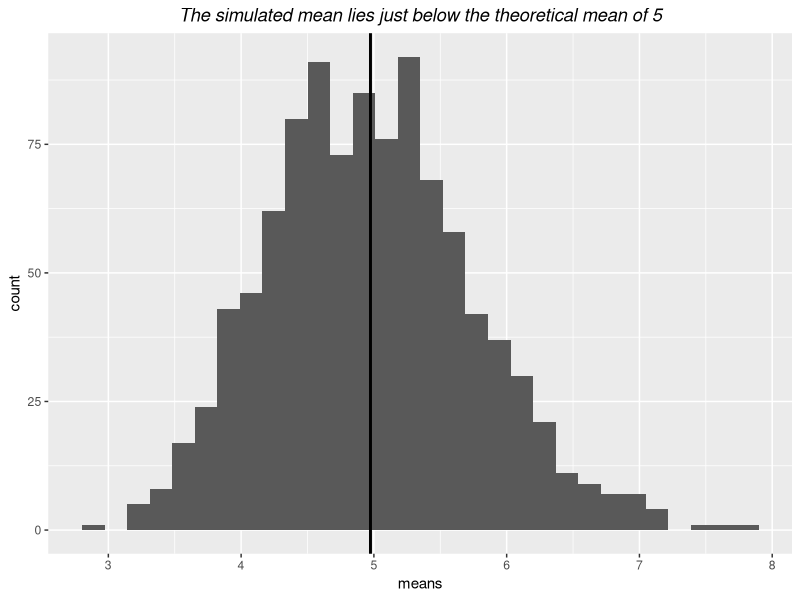
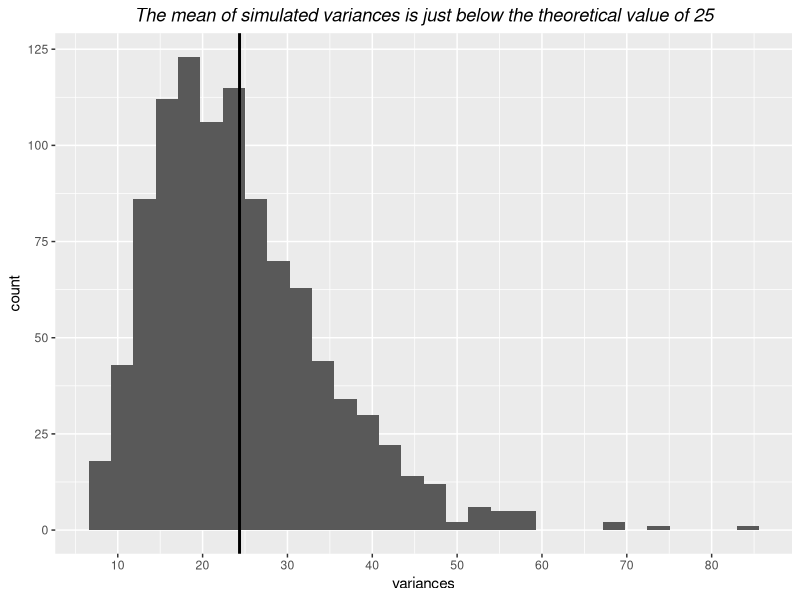
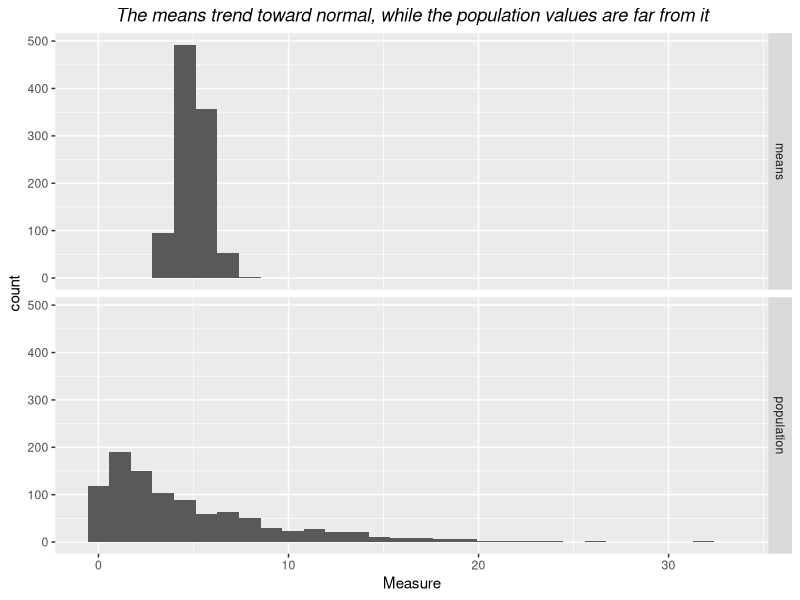
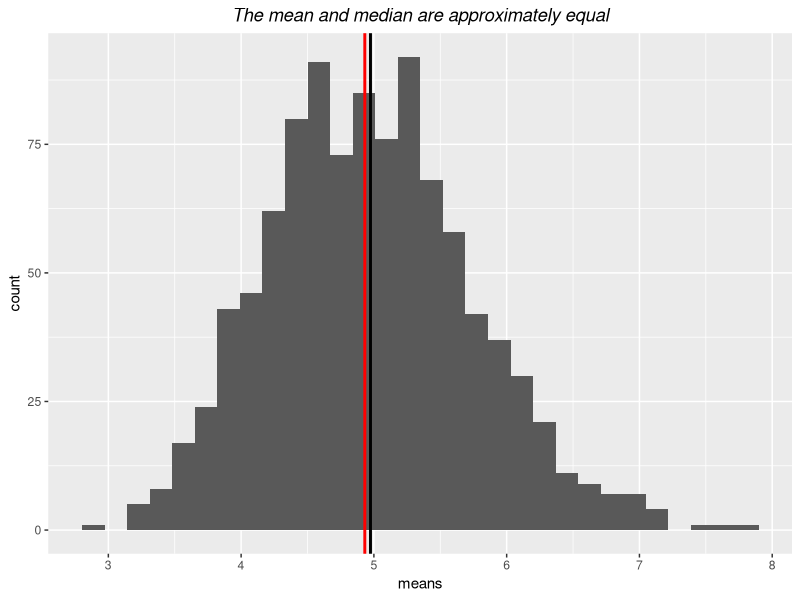
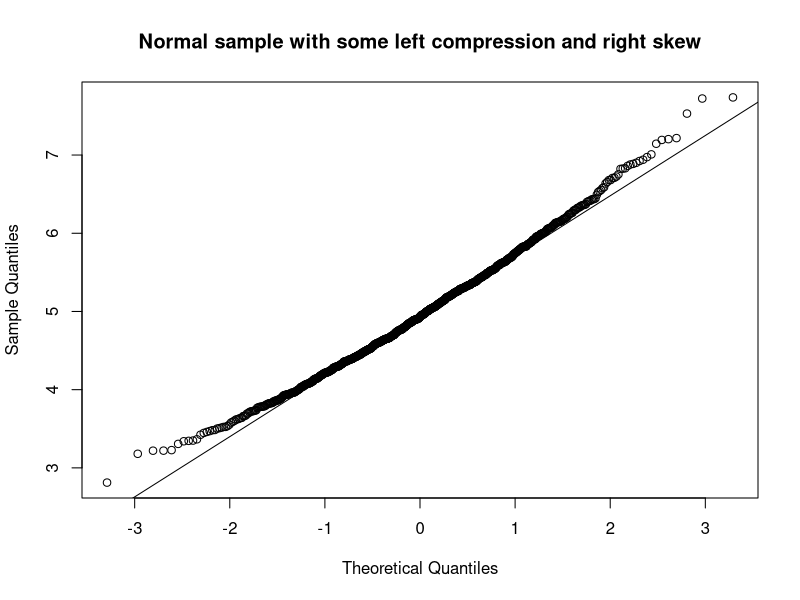

Write R code to recreate these figures, in order.
## ---- chunk 1
library(ggplot2)
library(tidyr)
## ---- chunk 2
# We simulate S = 1000 samples of N = 40 exponentials each, all with lambda = 0.2
S <- 1000
N <- 40
lambda <- 0.2
set.seed(1234)
sim_data <- matrix(rexp(n = S*N, rate = lambda), S, N)
means <- apply(sim_data, 1, mean)
variances <-  apply(sim_data, 1, function(x) {sd(x)^2}) # sample var, N-1 in denominator
sim <- data.frame(population = rexp(1000, rate = lambda), means, variances)
str(sim)
## ---- chunk 3
# We plot a histogram of sample means
g <- ggplot(sim, aes(x = means)) + geom_histogram() 
g <- g + geom_vline(xintercept = mean(means), size = 1) + 
     labs(title = paste0("The simulated mean lies just below the theoretical mean",
                        " of ", 1/lambda)) +
     theme(plot.title = element_text(face="italic", hjust=0.5))
print(g)
## ---- chunk 4
# Following slide 7 of lecture 5 of the statistical inference course, we plot a 
# histogram of sample variances and show its mean
g <- ggplot(sim, aes(x = variances)) + geom_histogram() 
g <- g + geom_vline(xintercept = mean(variances), size = 1) + 
     labs(title=paste0("The mean of simulated variances is just below the ",
                       "theoretical value of ", 1/lambda^2)) +
     theme(plot.title = element_text(face="italic", hjust=0.5)) +
     scale_x_continuous(breaks = seq(from = 0, to = 90, by = 10))
print(g)
## ---- chunk 5
# First, we re-format the data for use in ggplot
long_sim <- gather(sim, key = Distribution, value = Measure, population:variances)
# We construct a two-facet plot contrasting the randomly sampled distribution
# of means with a randomly sampled distribution of the population
long_sim_sub <- with(long_sim, long_sim[!Distribution %in% "variances",])
g <- ggplot(data = long_sim_sub, aes(x = Measure)) + geom_histogram() +
     facet_grid(Distribution~.) + labs(title = 
     "The means trend toward normal, while the population values are far from it") +
     theme(plot.title = element_text(face="italic", hjust=0.5))
print(g)
## ---- chunk 6
g <- ggplot(sim, aes(x = means)) + geom_histogram() 
g <- g + geom_vline(xintercept = mean(means), size = 1, color = "black") +
         geom_vline(xintercept = median(means), size = 1, color = "red") +
     labs(title = "The mean and median are approximately equal") +
     theme(plot.title = element_text(face="italic", hjust=0.5))
print(g)
## ---- chunk 7
qqnorm(sim$means, main = "Normal sample with some left compression and right skew")
qqline(sim$means)
## ---- chunk 8
data_quantiles_stdnorm <- quantile(sim$means, probs = c(pnorm(q=-1), pnorm(q=1))) 
(med_plus_minus <- (data_quantiles_stdnorm - median(sim$means))/sqrt(var(sim$means)))
